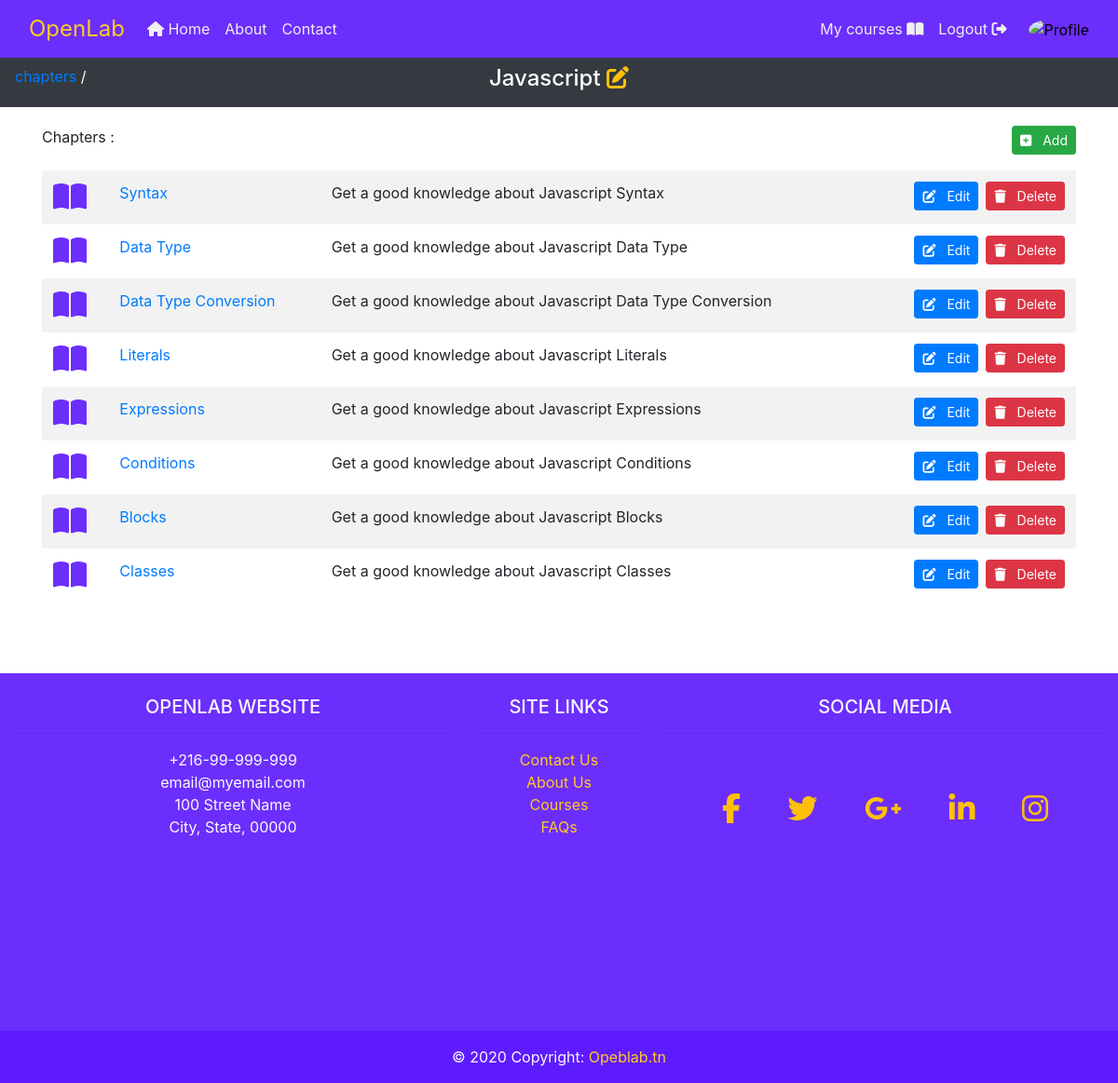
The page /courses/javascript/chapters/ (signed in) on the database its author committed.
### courses/models.py (models this page shows, shortened)
class Course(models.Model):
	slug 		= models.SlugField(unique=True)
	name 		= models.CharField(max_length=50)
	detail 		= models.CharField(max_length=250, verbose_name='About the course')
	thumbnail 	= models.ImageField(upload_to='courses/thumbnails/', null=True)
	teacher 	= models.ForeignKey(Teacher, on_delete=models.CASCADE)
	students 	= models.ManyToManyField(Student, related_name='students_to_course')
	created_date 		= models.DateTimeField(auto_now_add=True)
	last_update_date 	= models.DateTimeField(auto_now=True)

class Chapter(models.Model):
	slug 		= models.SlugField()
	name 		= models.CharField(max_length=20)
	detail 		= models.CharField(max_length=250, verbose_name='About the chapter')
	index 		= models.IntegerField(default=1, null=False)
	content 	= RichTextUploadingField(null=True)
	course 		= models.ForeignKey(Course, on_delete=models.CASCADE)
	created_date		= models.DateTimeField(auto_now_add=True)
	last_update_date 	= models.DateTimeField(auto_now=True)

### courses/views.py (the view)
# urls.py: path('chapters/', views.chapter_list, name='chapter_list'),
def chapter_list(request, course_slug):
	course = get_object_or_404(Course, slug=course_slug)
	chapter_list = course.chapter_set.all()
	context = {
		'title': course.name,
		'course': course,
		'chapter_list': chapter_list,
		'owner': course.teacher.user == request.user,
	}
	return render(request, 'chapters/chapter_list.html', context)

### users/models.py (called while the page is built)
	def get_picture_url(self):
		if self.picture:
			return self.picture.url
		else:
			if self.is_student:
				return '/media/users/pictures/student-default.png'
			elif self.is_teacher:
				return '/media/users/pictures/teacher-default.png'
			else:
				return '/media/users/pictures/default.png'

### courses/templates/chapters/chapter_list.html (shortened to what this page needs)
{% extends "base.html" %}
{% block sub_nav %}
	<div class="py-2 text-center bg-dark text-white">
		<p class="float-left ml-3 position-absolute">
			<a href="{% url 'courses:chapter_list' course.slug %}">chapters</a> /
		</p>
		<br class="d-xm-block d-lg-none">
		<h4>
			{{ course.name }}
			{% if owner %}
				<a href="{% url 'courses:update' course.slug %}" class="text-warning">
					<i class="fas fa-edit"></i>
				</a>
			{% endif %}
		</h4>
	</div>
{% endblock sub_nav %}
{% block content %}
		<div class="container">
			<div class="row">
				<div class="col-12">
					Chapters :
					{% if owner %}
						<a class="btn btn-sm float-right btn-success text-white px-2"
							href="{% url 'courses:chapter_create' course.slug %}">
							<i class="fas fa-plus-square mr-2"></i>
								Add
						</a>
					{% endif %}
					{% if chapter_list %}
						<table class="table table-borderless table-striped mt-4">
							<tbody>
								{% for chapter in chapter_list %}
									{% url 'courses:chapter:detail' course.slug chapter.slug as detail_url%}
									<tr onclick="location.href='{{ detail_url }}'" style="cursor: pointer;">
										<td><i class="fas fa-book-open fa-2x ol-text-primary"></i></td>
										<td>
											<a href="{{ detail_url }}">
												{{ chapter.name }}
											</a>
										</td>
										<td class="d-none d-sm-none d-md-block">{{ chapter.detail|slice:100 }}</td>
										<td>
											{% if owner %}
												<a class="btn btn-sm float-right btn-danger text-white px-2 ml-2"
													href="{% url 'courses:chapter:delete' course.slug chapter.slug %}">
													<i class="fas fa-trash mr-2"></i>
														Delete
												</a>
												<a class="btn btn-sm float-right btn-primary text-white px-2 "
													href="{% url 'courses:chapter:update_info' course.slug chapter.slug %}">
													<i class="fas fa-edit mr-2"></i>
														Edit
												</a>
											{% endif %}
										</td>
									</tr>
								{% endfor %}
							</tbody>
						</table>
					{% else %}
						<p class="text-danger">No chapters, yet.</p>
					{% endif %}
				</div>
			</div>
		</div>
{% endblock content %}

### static/css/style.css (style rules this page uses)
html { position: relative; min-height: 100%; }
body { margin-bottom: 500px; }
.ol-text-primary { color: #6c2efd; }

### rows shown on the page
Course: name "Javascript"
Chapter: name "Syntax", detail "Get a good knowledge about Javascript Syntax"
Chapter: name "Data Type", detail "Get a good knowledge about Javascript Data Type"
Chapter: name "Data Type Conversion", detail "Get a good knowledge about Javascript Data Type Conversion"
Chapter: name "Literals", detail "Get a good knowledge about Javascript Literals"
Chapter: name "Expressions", detail "Get a good knowledge about Javascript Expressions"
Chapter: name "Conditions", detail "Get a good knowledge about Javascript Conditions"
Chapter: name "Blocks", detail "Get a good knowledge about Javascript Blocks"
Chapter: name "Classes", detail "Get a good knowledge about Javascript Classes"
